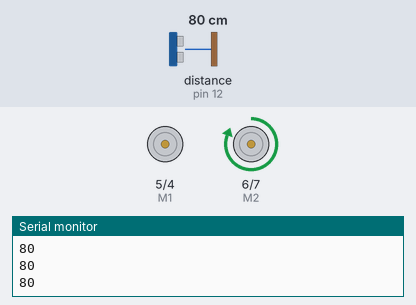
Recording of a sketch running on a simulated Arduino Uno, built with avr-gcc and run on an emulated ATmega328P. On the bench: direction and speed pins drawn as motors (green arrow = direction pin HIGH = forward, orange = LOW = backward, longer = more drive), the last lines printed to the serial monitor. Wiring (inferred from the names in the program): ultrasonic range finder: trigger pin 13; echo pin 12. The inputs (shaded band) are chosen by the test bench; at power-on: distance to the obstacle (sensor on pin 12) 80 cm. The echo pulse lasts 58.3 µs per cm.

Above: at 1.2 s.
1.3 s: distance to the obstacle (sensor on pin 12) set to 194 cm
2.8 s: distance to the obstacle (sensor on pin 12) set to 202 cm
At 4.0 s:
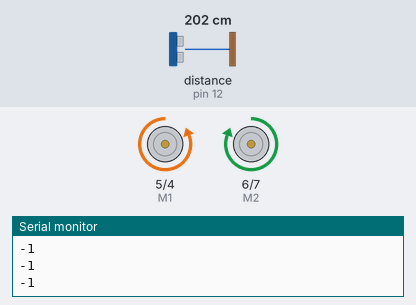
4.3 s: distance to the obstacle (sensor on pin 12) set to 2 cm
At 4.7 s:
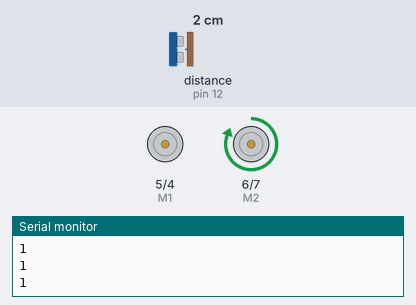
5.8 s: distance to the obstacle (sensor on pin 12) set to 250 cm
At 7.2 s:
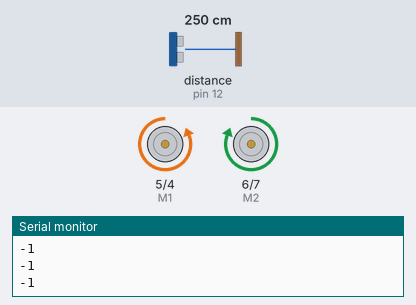
Timing chart, 0 to 8.3 s (numbered marks = the images above; inputs shaded):
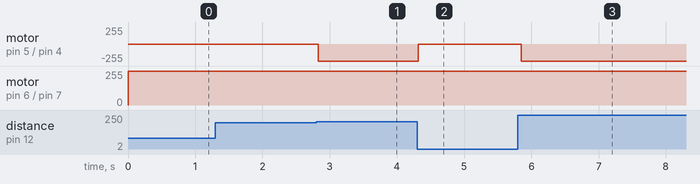

The sketch:

robotic_class.ino
```cpp
#define trigPin 13
#define echoPin 12

//Arduino PLL Speed Control：
int E1 = 4;
int M1 = 5;
int E2 = 7;
int M2 = 6;

// sensor
int maximumRange = 200;
int minimumRange = 0;
long duration, distance;

void moveForward() {
  digitalWrite(E1, HIGH);
  digitalWrite(E2, HIGH);
  analogWrite(M1, 0);   //PLL Speed Control
  analogWrite(M2, 255);       //PLL Speed Control
}

void moveBackward() {
  digitalWrite(E1, HIGH);
  digitalWrite(E2, HIGH);
  analogWrite(M1, 255);       //PLL Speed Control
  analogWrite(M2, 0);   //PLL Speed Control
}

void turnLeft() {
  digitalWrite(E1, LOW);
  digitalWrite(E2, HIGH);
  analogWrite(M1, 80);   //PLL Speed Control
  analogWrite(M2, 200);       //PLL Speed Control
}

void turnRight() {
  digitalWrite(E1, HIGH);
  digitalWrite(E2, HIGH);
  analogWrite(M1, 40);   //PLL Speed Control
  analogWrite(M2, 150);       //PLL Speed Control
}

void setup() {
  Serial.begin(9600);
  pinMode(trigPin, OUTPUT);
  pinMode(echoPin, INPUT);

  pinMode(M1, OUTPUT);
  pinMode(M2, OUTPUT);
  pinMode(E1, OUTPUT);
  pinMode(E2, OUTPUT);
}

void loop() {
  digitalWrite(trigPin, LOW);
  delayMicroseconds(2);

  digitalWrite(trigPin, HIGH);
  delayMicroseconds(10);

  digitalWrite(trigPin, LOW);
  duration = pulseIn(echoPin, HIGH);

  // calculate the distance (in cm) based on the speed of sound
  distance = duration/58.2;

  if (distance >= maximumRange || distance <= minimumRange){
    /* Send a negative number to computer and Turn LED ON
    to indicate "out of range" */
    Serial.println("-1");
    moveForward();
  } else {
    /* Send the distance to the computer using Serial protocol, and
    turn LED OFF to indicate successful reading. */
    Serial.println(distance);
    turnLeft();
  }

  delay(50);
}
```

Measured:
- the behaviour switches between 199 and 200 cm on distance to the obstacle (sensor on pin 12) (found by bisection; images 0 and 1)
- after the input at 2.8 s, motor on pin 5 (M1) / pin 4 (E1): stopped → backward 255/255 at once
- after the input at 4.3 s, motor on pin 5 (M1) / pin 4 (E1): backward 255/255 → stopped at once
- after the input at 5.8 s, motor on pin 5 (M1) / pin 4 (E1): stopped → backward 255/255 after 0.05 s
